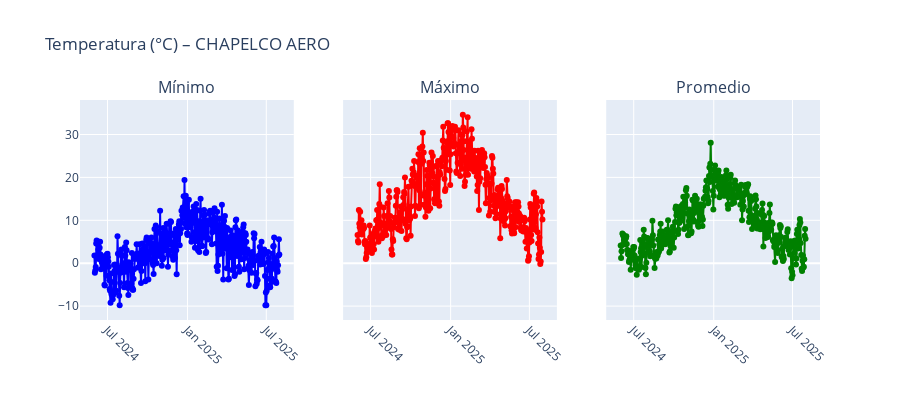
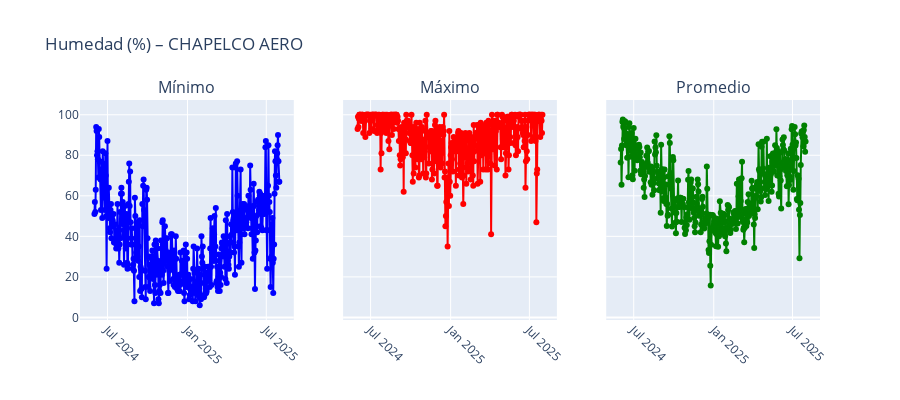
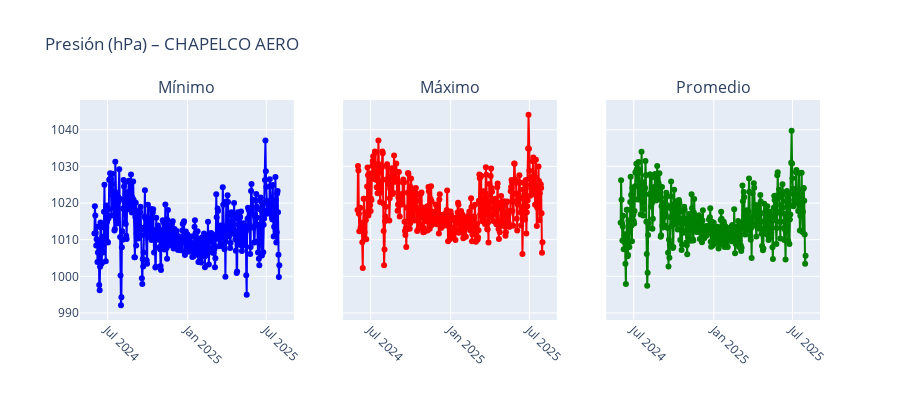
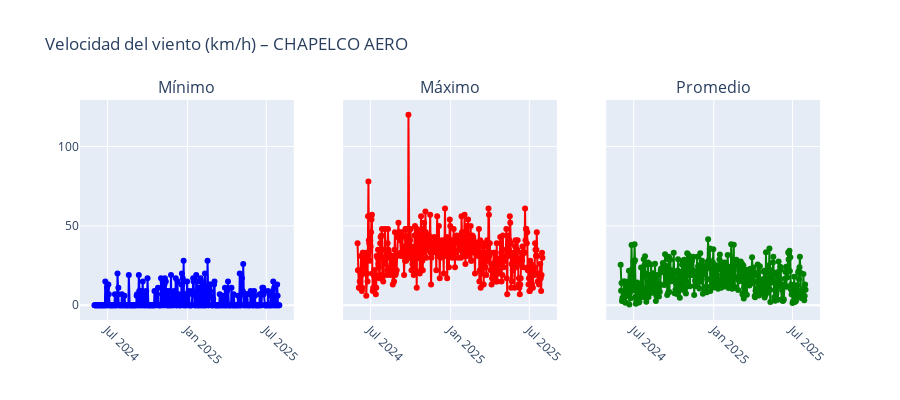

Write notebook code for charts like these, in order.
### Markdown cell above
## Visualización por estación y por variable

Se generan gráficos individuales para cada estación meteorológica, mostrando la evolución diaria de temperatura, presión, humedad y viento. 
También se incluye una visualización tipo Windrose para observar la distribución de la dirección y velocidad del viento.

### Code cell
# Asegurar que FECHA esté en datetime
df_estaciones_group['FECHA'] = pd.to_datetime(df_estaciones_group['FECHA'])

variables = {
    'TEMP': {'min': 'TEMP_MIN', 'mean': 'TEMP_MEAN', 'max': 'TEMP_MAX', 'label': 'Temperatura (°C)'},
    'HUM': {'min': 'HUM_MIN', 'mean': 'HUM_MEAN', 'max': 'HUM_MAX', 'label': 'Humedad (%)'},
    'PNM': {'min': 'PNM_MIN', 'mean': 'PNM_MEAN', 'max': 'PNM_MAX', 'label': 'Presión (hPa)'},
    'WIND_SPEED': {'min': 'WIND_SPEED_MIN', 'mean': 'WIND_SPEED_MEAN', 'max': 'WIND_SPEED_MAX', 'label': 'Velocidad del viento (km/h)'}
}

# Recorrer estaciones
for estacion in df_estaciones_group['ESTACION'].unique():
    df_est_group = df_estaciones_group[df_estaciones_group['ESTACION'] == estacion]
    df_est_raw = df_estaciones[(df_estaciones['NOMBRE'] == estacion) & (df_estaciones['DD'] <= 360)]

    print(f"\n Estación: {estacion}")

    # Una fila por variable (cada una con 3 columnas: min, mean, max)
    for var, datos in variables.items():
        fig = make_subplots(
            rows=1, cols=3,
            shared_yaxes=True,
            subplot_titles=("Mínimo", "Máximo", "Promedio")
        )

        colores = {
            'min': 'blue',
            'max': 'red',
            'mean': 'green'
        }
        
        for i, tipo in enumerate(['min', 'max', 'mean']):
            fig.add_trace(
                go.Scatter(
                    x=df_est_group['FECHA'],
                    y=df_est_group[datos[tipo]],
                    mode='lines+markers',
                    name=f"{datos['label']} – {tipo}",
                    line=dict(color=colores[tipo]),
                    hovertemplate="Fecha: %{x|%d-%m-%Y}<br>Valor: %{y:.2f}<extra></extra>"
                ),
                row=1, col=i + 1
            )

        fig.update_layout(
            title_text=f"{datos['label']} – {estacion}",
            height=400,
            showlegend=False
        )
        fig.update_xaxes(tickangle=45)
        fig.show()

    # Graficar rosa del viento con matplotlib (se mantiene igual)
    ax = WindroseAxes.from_ax()
    ax.bar(df_est_raw['DD'], df_est_raw['FF'], normed=True, opening=0.8, edgecolor='white')
    ax.set_title(f'Dirección y velocidad del viento – {estacion}', fontsize=12)
    ax.set_legend()
    plt.show()

### Figure 1 — Plotly figure (JSON) as saved in the notebook; plotly's stock layout.template omitted (floating-point values rounded to 4 significant figures; data arrays with more than 128 entries replaced by an {"elided": "..."} marker saying what was removed)
{"data": [{"hovertemplate": "Fecha: %{x|%d-%m-%Y}<br>Valor: %{y:.2f}<extra></extra>", "line": {"color": "blue"}, "mode": "lines+markers", "name": "Temperatura (°C) – min", "type": "scatter", "x": {"elided": "422 str values"}, "xaxis": "x", "y": {"elided": "422 float values"}, "yaxis": "y"}, {"hovertemplate": "Fecha: %{x|%d-%m-%Y}<br>Valor: %{y:.2f}<extra></extra>", "line": {"color": "red"}, "mode": "lines+markers", "name": "Temperatura (°C) – max", "type": "scatter", "x": {"elided": "422 str values"}, "xaxis": "x2", "y": {"elided": "422 float values"}, "yaxis": "y2"}, {"hovertemplate": "Fecha: %{x|%d-%m-%Y}<br>Valor: %{y:.2f}<extra></extra>", "line": {"color": "green"}, "mode": "lines+markers", "name": "Temperatura (°C) – mean", "type": "scatter", "x": {"elided": "422 str values"}, "xaxis": "x3", "y": {"elided": "422 float values"}, "yaxis": "y3"}], "layout": {"annotations": [{"font": {"size": 16}, "showarrow": false, "text": "Mínimo", "x": 0.1444, "xanchor": "center", "xref": "paper", "y": 1, "yanchor": "bottom", "yref": "paper"}, {"font": {"size": 16}, "showarrow": false, "text": "Máximo", "x": 0.5, "xanchor": "center", "xref": "paper", "y": 1, "yanchor": "bottom", "yref": "paper"}, {"font": {"size": 16}, "showarrow": false, "text": "Promedio", "x": 0.8556, "xanchor": "center", "xref": "paper", "y": 1, "yanchor": "bottom", "yref": "paper"}], "height": 400, "showlegend": false, "title": {"text": "Temperatura (°C) – CHAPELCO AERO"}, "xaxis": {"anchor": "y", "domain": [0, 0.2889], "tickangle": 45}, "xaxis2": {"anchor": "y2", "domain": [0.3556, 0.6444], "tickangle": 45}, "xaxis3": {"anchor": "y3", "domain": [0.7111, 1], "tickangle": 45}, "yaxis": {"anchor": "x", "domain": [0, 1]}, "yaxis2": {"anchor": "x2", "domain": [0, 1], "matches": "y", "showticklabels": false}, "yaxis3": {"anchor": "x3", "domain": [0, 1], "matches": "y", "showticklabels": false}}}

### Figure 2 — Plotly figure (JSON) as saved in the notebook; plotly's stock layout.template omitted (floating-point values rounded to 4 significant figures; data arrays with more than 128 entries replaced by an {"elided": "..."} marker saying what was removed)
{"data": [{"hovertemplate": "Fecha: %{x|%d-%m-%Y}<br>Valor: %{y:.2f}<extra></extra>", "line": {"color": "blue"}, "mode": "lines+markers", "name": "Humedad (%) – min", "type": "scatter", "x": {"elided": "422 str values"}, "xaxis": "x", "y": {"elided": "422 int values"}, "yaxis": "y"}, {"hovertemplate": "Fecha: %{x|%d-%m-%Y}<br>Valor: %{y:.2f}<extra></extra>", "line": {"color": "red"}, "mode": "lines+markers", "name": "Humedad (%) – max", "type": "scatter", "x": {"elided": "422 str values"}, "xaxis": "x2", "y": {"elided": "422 int values"}, "yaxis": "y2"}, {"hovertemplate": "Fecha: %{x|%d-%m-%Y}<br>Valor: %{y:.2f}<extra></extra>", "line": {"color": "green"}, "mode": "lines+markers", "name": "Humedad (%) – mean", "type": "scatter", "x": {"elided": "422 str values"}, "xaxis": "x3", "y": {"elided": "422 float values"}, "yaxis": "y3"}], "layout": {"annotations": [{"font": {"size": 16}, "showarrow": false, "text": "Mínimo", "x": 0.1444, "xanchor": "center", "xref": "paper", "y": 1, "yanchor": "bottom", "yref": "paper"}, {"font": {"size": 16}, "showarrow": false, "text": "Máximo", "x": 0.5, "xanchor": "center", "xref": "paper", "y": 1, "yanchor": "bottom", "yref": "paper"}, {"font": {"size": 16}, "showarrow": false, "text": "Promedio", "x": 0.8556, "xanchor": "center", "xref": "paper", "y": 1, "yanchor": "bottom", "yref": "paper"}], "height": 400, "showlegend": false, "title": {"text": "Humedad (%) – CHAPELCO AERO"}, "xaxis": {"anchor": "y", "domain": [0, 0.2889], "tickangle": 45}, "xaxis2": {"anchor": "y2", "domain": [0.3556, 0.6444], "tickangle": 45}, "xaxis3": {"anchor": "y3", "domain": [0.7111, 1], "tickangle": 45}, "yaxis": {"anchor": "x", "domain": [0, 1]}, "yaxis2": {"anchor": "x2", "domain": [0, 1], "matches": "y", "showticklabels": false}, "yaxis3": {"anchor": "x3", "domain": [0, 1], "matches": "y", "showticklabels": false}}}

### Figure 3 — Plotly figure (JSON) as saved in the notebook; plotly's stock layout.template omitted (floating-point values rounded to 4 significant figures; data arrays with more than 128 entries replaced by an {"elided": "..."} marker saying what was removed)
{"data": [{"hovertemplate": "Fecha: %{x|%d-%m-%Y}<br>Valor: %{y:.2f}<extra></extra>", "line": {"color": "blue"}, "mode": "lines+markers", "name": "Presión (hPa) – min", "type": "scatter", "x": {"elided": "422 str values"}, "xaxis": "x", "y": {"elided": "422 float values"}, "yaxis": "y"}, {"hovertemplate": "Fecha: %{x|%d-%m-%Y}<br>Valor: %{y:.2f}<extra></extra>", "line": {"color": "red"}, "mode": "lines+markers", "name": "Presión (hPa) – max", "type": "scatter", "x": {"elided": "422 str values"}, "xaxis": "x2", "y": {"elided": "422 float values"}, "yaxis": "y2"}, {"hovertemplate": "Fecha: %{x|%d-%m-%Y}<br>Valor: %{y:.2f}<extra></extra>", "line": {"color": "green"}, "mode": "lines+markers", "name": "Presión (hPa) – mean", "type": "scatter", "x": {"elided": "422 str values"}, "xaxis": "x3", "y": {"elided": "422 float values"}, "yaxis": "y3"}], "layout": {"annotations": [{"font": {"size": 16}, "showarrow": false, "text": "Mínimo", "x": 0.1444, "xanchor": "center", "xref": "paper", "y": 1, "yanchor": "bottom", "yref": "paper"}, {"font": {"size": 16}, "showarrow": false, "text": "Máximo", "x": 0.5, "xanchor": "center", "xref": "paper", "y": 1, "yanchor": "bottom", "yref": "paper"}, {"font": {"size": 16}, "showarrow": false, "text": "Promedio", "x": 0.8556, "xanchor": "center", "xref": "paper", "y": 1, "yanchor": "bottom", "yref": "paper"}], "height": 400, "showlegend": false, "title": {"text": "Presión (hPa) – CHAPELCO AERO"}, "xaxis": {"anchor": "y", "domain": [0, 0.2889], "tickangle": 45}, "xaxis2": {"anchor": "y2", "domain": [0.3556, 0.6444], "tickangle": 45}, "xaxis3": {"anchor": "y3", "domain": [0.7111, 1], "tickangle": 45}, "yaxis": {"anchor": "x", "domain": [0, 1]}, "yaxis2": {"anchor": "x2", "domain": [0, 1], "matches": "y", "showticklabels": false}, "yaxis3": {"anchor": "x3", "domain": [0, 1], "matches": "y", "showticklabels": false}}}

### Figure 4 — Plotly figure (JSON) as saved in the notebook; plotly's stock layout.template omitted (floating-point values rounded to 4 significant figures; data arrays with more than 128 entries replaced by an {"elided": "..."} marker saying what was removed)
{"data": [{"hovertemplate": "Fecha: %{x|%d-%m-%Y}<br>Valor: %{y:.2f}<extra></extra>", "line": {"color": "blue"}, "mode": "lines+markers", "name": "Velocidad del viento (km/h) – min", "type": "scatter", "x": {"elided": "422 str values"}, "xaxis": "x", "y": {"elided": "422 int values"}, "yaxis": "y"}, {"hovertemplate": "Fecha: %{x|%d-%m-%Y}<br>Valor: %{y:.2f}<extra></extra>", "line": {"color": "red"}, "mode": "lines+markers", "name": "Velocidad del viento (km/h) – max", "type": "scatter", "x": {"elided": "422 str values"}, "xaxis": "x2", "y": {"elided": "422 int values"}, "yaxis": "y2"}, {"hovertemplate": "Fecha: %{x|%d-%m-%Y}<br>Valor: %{y:.2f}<extra></extra>", "line": {"color": "green"}, "mode": "lines+markers", "name": "Velocidad del viento (km/h) – mean", "type": "scatter", "x": {"elided": "422 str values"}, "xaxis": "x3", "y": {"elided": "422 float values"}, "yaxis": "y3"}], "layout": {"annotations": [{"font": {"size": 16}, "showarrow": false, "text": "Mínimo", "x": 0.1444, "xanchor": "center", "xref": "paper", "y": 1, "yanchor": "bottom", "yref": "paper"}, {"font": {"size": 16}, "showarrow": false, "text": "Máximo", "x": 0.5, "xanchor": "center", "xref": "paper", "y": 1, "yanchor": "bottom", "yref": "paper"}, {"font": {"size": 16}, "showarrow": false, "text": "Promedio", "x": 0.8556, "xanchor": "center", "xref": "paper", "y": 1, "yanchor": "bottom", "yref": "paper"}], "height": 400, "showlegend": false, "title": {"text": "Velocidad del viento (km/h) – CHAPELCO AERO"}, "xaxis": {"anchor": "y", "domain": [0, 0.2889], "tickangle": 45}, "xaxis2": {"anchor": "y2", "domain": [0.3556, 0.6444], "tickangle": 45}, "xaxis3": {"anchor": "y3", "domain": [0.7111, 1], "tickangle": 45}, "yaxis": {"anchor": "x", "domain": [0, 1]}, "yaxis2": {"anchor": "x2", "domain": [0, 1], "matches": "y", "showticklabels": false}, "yaxis3": {"anchor": "x3", "domain": [0, 1], "matches": "y", "showticklabels": false}}}
